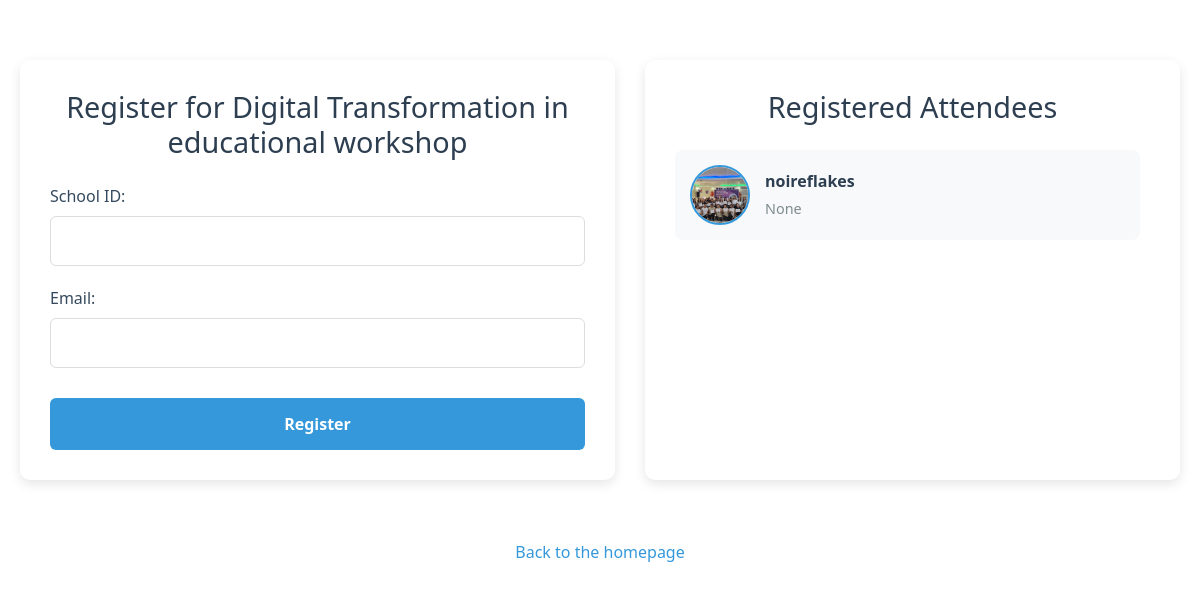
Before: /webinar/register/14/ with the older database file.
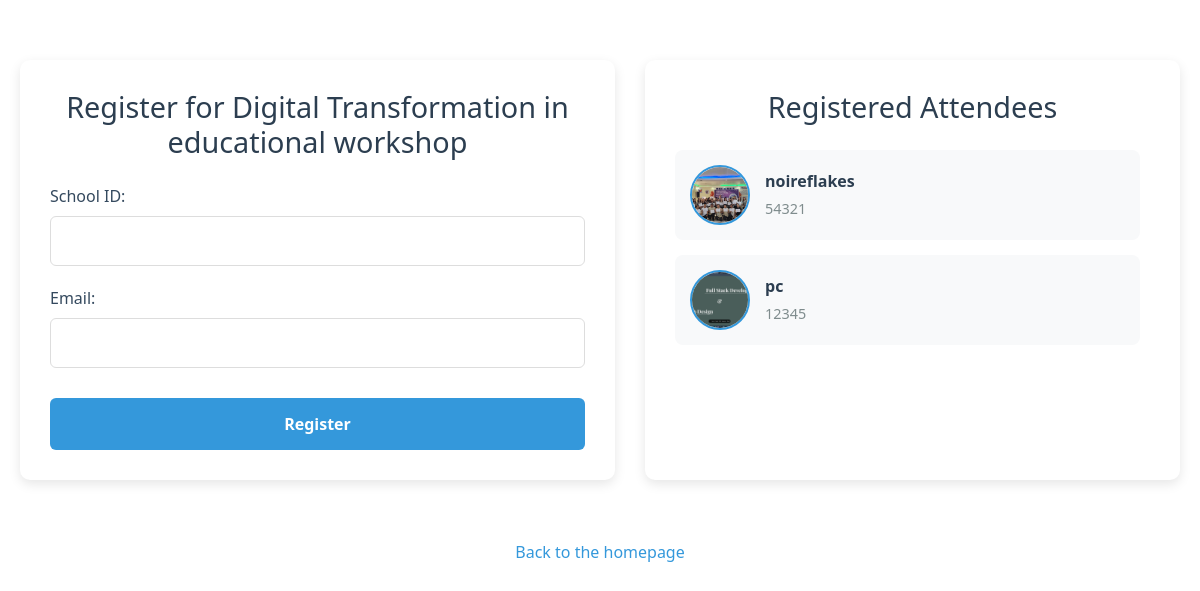
After: the same page with the newer database file.
### webinar/models.py (models this page shows)
class WebinarAttendees(models.Model):
    webinar=models.ForeignKey(Webinar, on_delete=models.CASCADE, related_name="attendees")
    user=models.ForeignKey(User, on_delete=models.CASCADE, related_name="attendees", null=True, blank=True)
    school_id=models.CharField(max_length=20, null=True)
    email=models.EmailField()

### login/models.py (models this page shows)
class UserProfile(models.Model):
    user=models.OneToOneField(User, on_delete=models.CASCADE, related_name='user_profile')
    img=models.ImageField(upload_to='UserProfile', null=True, blank=True , default='UserProfile/1.jpg')
    school_id=models.CharField(max_length=100, null=True, blank=True)
    number=models.CharField(max_length=100, null=True, blank=True)
    school=models.CharField(max_length=100, null=True, blank=True)

### webinar/views.py (the view, shortened to what this page needs)
# urls.py: path("register/<int:id>/", views.register, name="register"),
def register(request, id):
    webinar = get_object_or_404(Webinar, id=id)
    attendees = WebinarAttendees.objects.filter(webinar=webinar)
    return render(request, 'webinar/register.html', {
        'webinar': webinar,
        'attendees': attendees
    })

### webinar/templates/webinar/register.html (shortened to what this page needs)
{% extends "login/layout.html" %}
{% load static %}
{% block css %} <link rel="stylesheet" href="{% static 'webinar/css/register_attendees.css' %}"> {% endblock %}
{% block body %}
<div class="container-fluid registration-container">
    <form class="registration-form" action="{% url 'register' webinar.id %}" method="post">
        <h2 class="form-title">Register for {{ webinar.title }}</h2>
        <div class="form-group">
            <label for="school_id">School ID:</label>
            <input type="text" name="school_id" id="school_id" required>
        </div>
        <div class="form-group">
            <label for="email">Email:</label>
            <input type="email" name="email" id="email" required>
        </div>
        <input class="submit-button" type="submit" value="Register">
    </form>
    <div class="attendees-section">
        {% if attendees %}
        <div class="attendees-container">
            <h3 class="attendees-title">Registered Attendees</h3>
            <div class="attendees-list">
                {% for attendee in attendees %}
                <div class="attendee-card">
                    {% if attendee.user.user_profile.img.url %}
                    <img src="{{ attendee.user.user_profile.img.url }}" alt="{{ attendee.name }}" class="attendee-avatar">
                    {% else %}
                    <div class="attendee-avatar" style="background-color: #eee; display: flex; align-items: center; justify-content: center;">
                        <i class="fas fa-user" style="color: #999; font-size: 1.5rem;"></i>
                    </div>
                    {% endif %}
                    <div class="attendee-info">
                        <div class="attendee-name">{{ attendee.user.username }}</div>
                        <div class="attendee-id">{{ attendee.user.user_profile.school_id }}</div>
                    </div>
                </div>
                {% endfor %}
            </div>
        </div>
        {% endif %}
    </div>
</div>
<a href="{% url 'index' %}" class="back-link">Back to the homepage</a>
{% endblock %}

Changed rows visible on the page:
changed through a linked row, WebinarAttendees "noireflakes": user.user_profile.school_id "None" → "54321"
added WebinarAttendees: user.user_profile.img (picture), user.username "pc", user.user_profile.school_id "12345"
